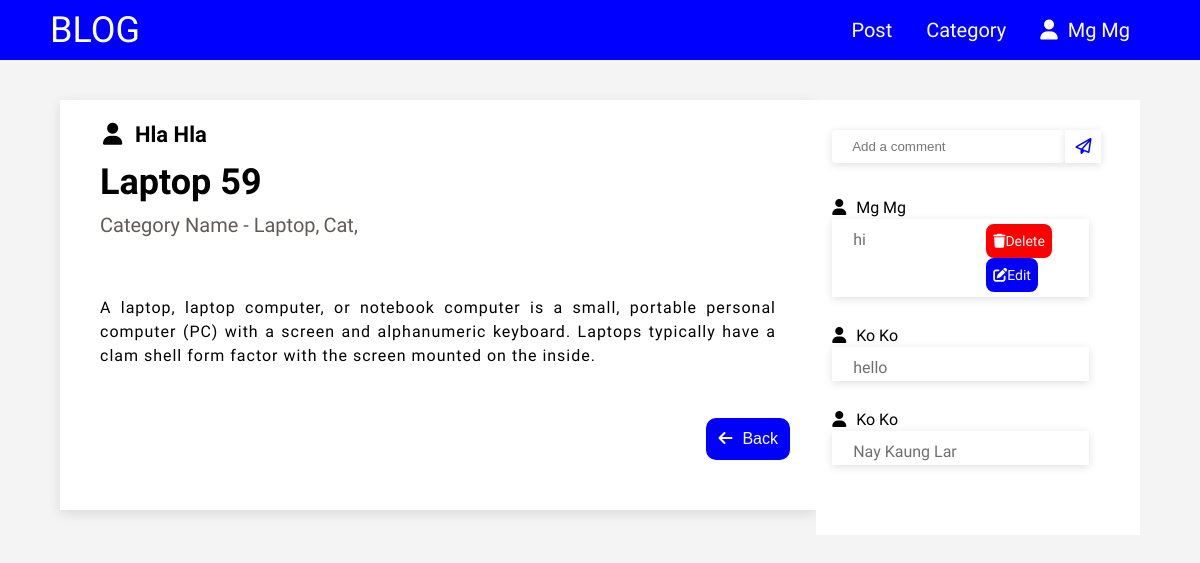
Page /post/show.php?id=59 (signed in) on the committed database.
### tables this page shows
CREATE TABLE `users` (
  `id` int NOT NULL AUTO_INCREMENT,
  `name` varchar(45) NOT NULL,
  `email` varchar(225) NOT NULL,
  `password` varchar(225) NOT NULL,
  `created_date` datetime NOT NULL,
  `updated_date` datetime DEFAULT NULL,
  PRIMARY KEY (`id`),
  UNIQUE KEY `email` (`email`)
);

CREATE TABLE `posts` (
  `id` int NOT NULL AUTO_INCREMENT,
  `image` varchar(225) NOT NULL,
  `title` varchar(80) NOT NULL,
  `body` longtext NOT NULL,
  `created_date` datetime DEFAULT NULL,
  `updated_date` varchar(45) NOT NULL,
  `user_id` int NOT NULL,
  PRIMARY KEY (`id`),
  KEY `user_id_idx` (`user_id`),
  CONSTRAINT `user_id` FOREIGN KEY (`user_id`) REFERENCES `users` (`id`) ON DELETE CASCADE ON UPDATE CASCADE
);

CREATE TABLE `categories` (
  `id` int NOT NULL AUTO_INCREMENT,
  `name` varchar(225) NOT NULL,
  `created_date` datetime NOT NULL,
  `updated_date` datetime NOT NULL,
  PRIMARY KEY (`id`)
);

CREATE TABLE `comments` (
  `post_id` int NOT NULL,
  `user_id` int NOT NULL,
  `body` longtext NOT NULL,
  `created_date` datetime NOT NULL,
  `updated_date` datetime NOT NULL,
  `id` int NOT NULL AUTO_INCREMENT,
  PRIMARY KEY (`id`),
  KEY `post_id_idx` (`post_id`),
  KEY `user_id_idx` (`user_id`),
  CONSTRAINT `pid` FOREIGN KEY (`post_id`) REFERENCES `posts` (`id`) ON DELETE CASCADE ON UPDATE CASCADE,
  CONSTRAINT `uid` FOREIGN KEY (`user_id`) REFERENCES `users` (`id`) ON DELETE CASCADE ON UPDATE CASCADE
);

### post/show.php (the view, shortened to what this page needs)
<?php
require_once "../common/conn.php";
?>
<!DOCTYPE html>
<html lang="en">
<head>
    <link rel="stylesheet" href="../css/reset.css">
    <link rel="stylesheet" href="../css/common.css">
    <link rel="stylesheet" href="../css/post.css">
    <link rel="stylesheet" href="https://cdnjs.cloudflare.com/ajax/libs/font-awesome/6.2.0/css/all.min.css" />
</head>
<body>
    <?php
        include "../common/nav.php";
        $id = $_GET['id'];
        $sql = "SELECT posts.*, categories.name FROM posts
                JOIN category_post ON posts.id = category_post.post_id
                JOIN categories ON categories.id = category_post.category_id
                WHERE posts.id = '$id'";
        $query = mysqli_query($conn,$sql);
        $row = mysqli_fetch_assoc($query);
    ?>
    <div class="container">
        <div class="inner clearfix">
            <div class="card">
                <div class="card-body">
                    <?php
                    $sql = "SELECT * FROM users WHERE id={$row['user_id']}";
                    $query = mysqli_query($conn,$sql);
                    $user = mysqli_fetch_assoc($query);
                    ?>
                    <p>
                        <span class="user-logo"><i class="fa-solid fa-user"></i></span>
                        <span class="user-name"><?php echo $user['name'] ?></span>
                    </p>
                    <h2 class="ttl"><?php echo $row['title'] ?></h2>
                    <?php
                    $sql = "SELECT categories.name,posts.id FROM categories
                            JOIN category_post ON categories.id = category_post.category_id
                            JOIN posts ON posts.id = category_post.post_id
                            WHERE posts.id = '$id'";
                    $query = mysqli_query($conn,$sql);
                    echo "<p class='cname'>";
                    echo "<span class='cat-name'>Category Name - </span>";
                    while($result = mysqli_fetch_assoc($query)){
                        if($id = $result['id']){
                    ?>
                    <span class="cat-name"><?php echo $result['name']."," ?></span>
                    <?php
                    }}
                    echo "</p>";
                    ?>
                    <div class="img-div">
                    </div>
                    <p class="description"><?php echo $row['body'] ?></p>
                </div>
                <button class="arrow"><a href="../post/index.php"><i class="fa-solid fa-arrow-left"></i>Back</a></button>
            </div>
            <div class="comment">
                <?php include '../comment/create.php' ?>
            </div>
        </div>
    </div>
</body>
</html>

### comment/create.php (shortened to what this page needs)
<?php
require_once "../common/conn.php";
?>
<!DOCTYPE html>
<html lang="en">
<head>
    <link rel="stylesheet" href="../css/reset.css">
    <link rel="stylesheet" href="../css/common.css">
    <link rel="stylesheet" href="../css/comment.css">
    <link rel="stylesheet" href="https://cdnjs.cloudflare.com/ajax/libs/font-awesome/6.2.0/css/all.min.css" />
</head>
<body>
    <?php
        $postId = $_SESSION['post']['id'];
    ?>
    <div class="container">
        <div class="inner">
            <form action="" method="post" class="clearfix">
                <div class="form-group ps-fg">
                    <input type="text" class="cmn-input" name="comment" placeholder="Add a comment">
                </div>
                <div class="btn-up search-btn cmn-search-btn">
                    <button class="cmn-btn" name="commentAdd"><i class="fa-regular fa-paper-plane"></i></button>
                </div>
            </form>
        </div>
    </div>
    <div class="cmn-show">
        <div class="inner">
            <ul>
                <?php
                print_r($result);
                $sql1 = "SELECT * FROM comments WHERE post_id=$postId";
                $qurey = mysqli_query($conn,$sql1);
                while($rows = mysqli_fetch_assoc($qurey)){
                    $user = "SELECT * FROM users JOIN comments ON users.id=comments.user_id WHERE comments.user_id={$rows['user_id']}";
                    $query = mysqli_query($conn,$user);
                    $result = mysqli_fetch_assoc($query);
                ?>
                    <p class="user-name"><i class="fa-solid fa-user"></i><?php echo $result['name'] ?></p>
                    <li class="clearfix list-group">
                        <p class="list-lft"><?php echo $rows['body'] ?></p>
                        <div class="list-rgt">
                            <?php if(isset($_SESSION['user']['id'])){
                                if($_SESSION['user']['name'] == $result['name']){
                            ?>
                                <p class="list-item"><a class='del radius' href='../comment/delete.php?id=<?php echo $rows['id'] ?>'><i class='fa-solid fa-trash'></i>Delete</a></p>
                                <p class="list-item"><a class='edit radius' href='../comment/edit.php?id=<?php echo $rows['id'] ?>'><i class='fa-solid fa-pen-to-square'></i>Edit</a></p>
                            <?php } } ?>
                        </div>
                    </li>
                <?php
                }
                ?>
            </ul>
        </div>
    </div>
</body>
</html>

### css/common.css (style rules this page uses)
* { box-sizing: border-box; scroll-behavior: smooth; }
body { font-size: 16px; font-family: 'Roboto', sans-serif; font-weight: 400; }
.clearfix::after { clear: both; display: table; content: ''; }

### css/post.css (style rules this page uses)
body { background-color: #f4f4f4; }
.inner { width: 90%; margin: 0 auto; }
.img-div { text-align: center; margin-bottom: 20px; }
.card { width: 70%; box-shadow: rgb(0 0 0 / 10%) 0px 4px 12px; background-color: white; float: left; padding-bottom: 50px; }
.ps-fg { float: left; width: 80% !important; }
.card-body { padding: 20px 40px; }
.ttl { font-size: 36px; font-weight: 700; margin-top: 15px; }
.cat-name { width: 154px; }
span.user-logo { display: inline-block; width: 31px; padding: 3px; border-radius: 50%; font-size: 22px; }
span.user-name { font-size: 22px; font-weight: bold; text-transform: capitalize; }
p.cname { margin: 15px 0px 25px; }
span.cat-name { font-size: 20px; color: #645959; text-transform: capitalize; }
p.description { line-height: 1.5; letter-spacing: 1px; text-align: justify; }
a.del { color: white; padding: 8px 5px; text-decoration: none; font-size: 14px; background: red; border: 2px solid red; display: inline-block; }
a.edit { color: white; padding: 8px 5px; text-decoration: none; border: 2px solid blue; font-size: 14px; background: blue; display: inline-block; }
.form-group { width: 100%; margin-bottom: 20px; }
input,select,textarea { width: 100%; border: 1px solid #aaa; padding-left: 10px; outline: none; border-radius: 4px; }
input { padding: 8px 10px; }
.form-group { display: inline-block; margin-bottom: 20px; }
.arrow { padding: 0px !important; }
.arrow a { color: white; text-decoration: none; font-size: 16px; display: block; padding: 10px 10px; }
button { font-size: 16px; border: 2px solid blue; font-weight: 500; box-sizing: border-box; color: #fff; background-color: blue; }
.search-btn { padding: 7px 10px 9px!important; }
.arrow-btn, .search-btn , .detail , .del , .edit { transition-duration: 0.4s; transition-timing-function: ease-out; transition-delay: 0.01s; }
.comment { width: 30%; float: right; background-color: white; }
input { width: 100%; outline: none; padding: 7px 20px; }
i { margin-right: 10px; }

### css/style.css (style rules this page uses)
body { background-color: #f4f4f4; }

### css/comment.css (style rules this page uses)
form { margin-top: 30px; }
.form-group { display: inline-block; }
.btn-up { display: inline-block; margin-left: -5px; }
.search-btn { margin-left: -10px; }
.btn-up button { padding: 5px 10px; color: blue; background-color: #fff; border: 1px solid black; }
input { outline: none; width: 100% !important; padding: 5px 20px; }
li.clearfix.list-group { padding: 0px 0px 20px; }
p.list-lft { float: left; margin-left: 21px; color: #00000090; margin-top: 8px; width: 50%; }
.list-rgt { float: right; width: 40%; }
.list-rgt .list-item { display: inline-block; }
i.fa-solid.fa-user { margin-right: 10px; }
.user-name { margin-bottom: 3px; text-transform: capitalize; }
.cmn-show { padding-bottom: 40px; }
li.clearfix.list-group { box-shadow: rgba(99, 99, 99, 0.2) 0px 2px 8px 0px; padding: 5px 0px; margin-bottom: 30px; }
.cmn-input { box-shadow: rgba(99, 99, 99, 0.2) 0px 2px 8px 0px; border: none; padding: 9px 20px; }
button.cmn-btn { box-shadow: rgb(99 99 99 / 20%) 0px 2px 8px 0px; border: none; padding: 7.5px 10px; }
ul { margin-right: 35px; }
.arrow { border: 2px solid blue; font-weight: 500; box-sizing: border-box; border-radius: 10px; color: #fff; background-color: blue; color: white; padding: 5px 15px; margin-top: 30px; float: right; margin-right: 26px; }
.arrow a { color: white; text-decoration: none; }
.arrow a i { margin-right: 10px; }
.btn-up.search-btn.cmn-search-btn { margin-top: -7px; }
.radius { border-radius: 8px; }

### rows in the picture
users: name "Hla Hla"
posts: title "Laptop 59", body "A laptop, laptop computer, or notebook computer is a small, portable personal computer (PC) with a screen and alphanumeric keyboard. Laptops typically have a clam shell form factor with the screen mounted on the inside."
categories: name "Laptop"
categories: name "Cat"
comments: user.name "Mg Mg", body "hi"
comments: user.name "Ko Ko", body "hello"
comments: user.name "Ko Ko", body "Nay Kaung Lar"

### other values in the picture
$_SESSION['user']['name'] "Mg Mg"
